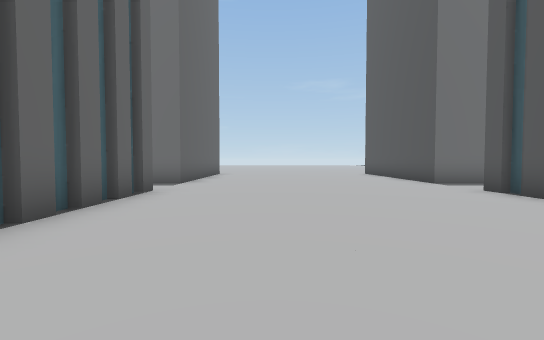
view 1 (above)

22 first-person views from a walk through a scene from a Unity 3-D project. The camera is 1.3 m above the floor, tilts 2° down and sees 90° across. The floor is counted in squares, 2 m on a side. Each view is taken from the middle of a square. On the plan, view 1 faces up. The plan holds only what a view shows up to about 9 squares ahead; the rest is blank. The place goes on beyond the plan. The player character is not drawn. Some animated figures are not drawn.

view 2
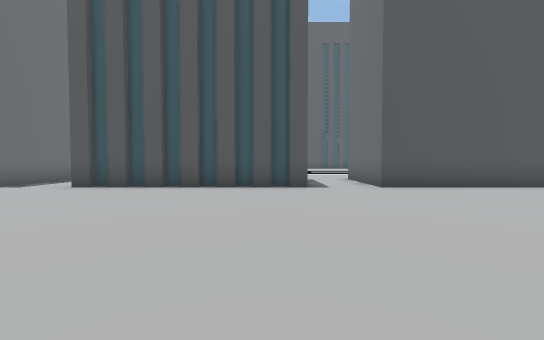

view 3
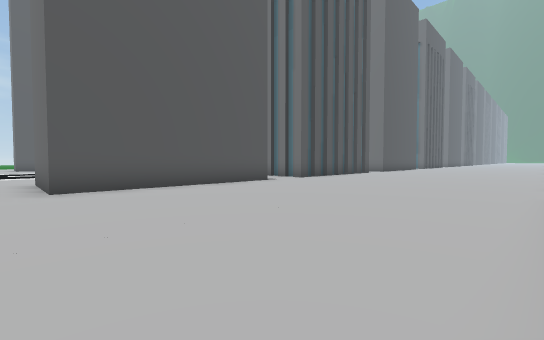

view 4
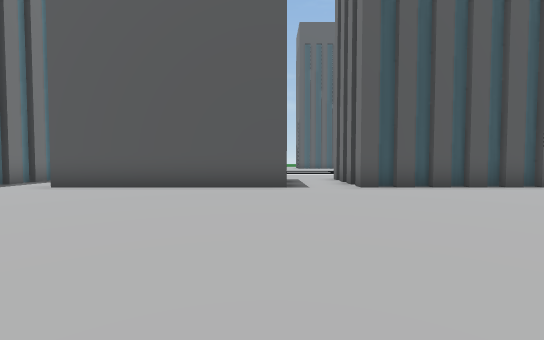

view 5
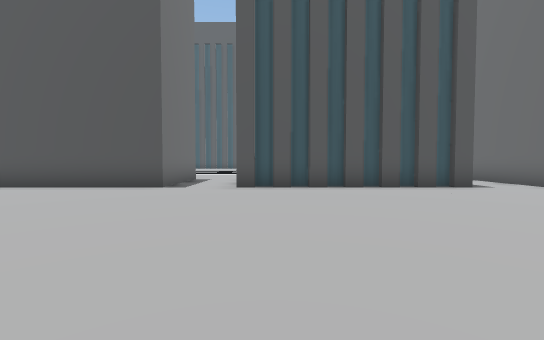

view 6
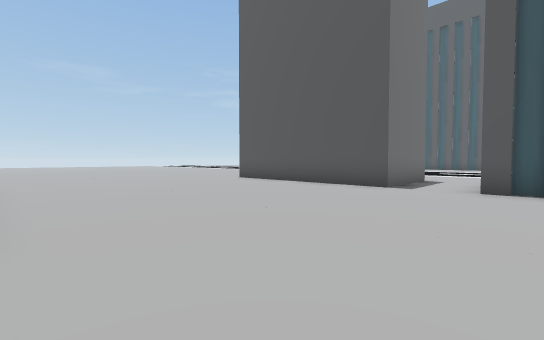

view 7
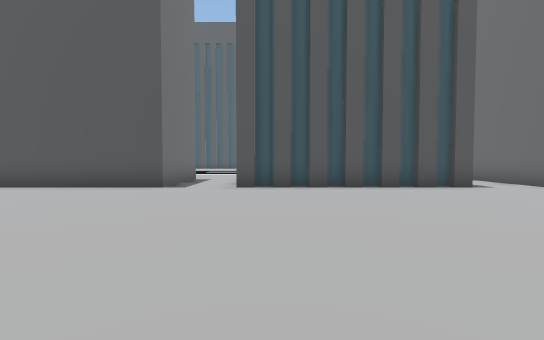

view 8
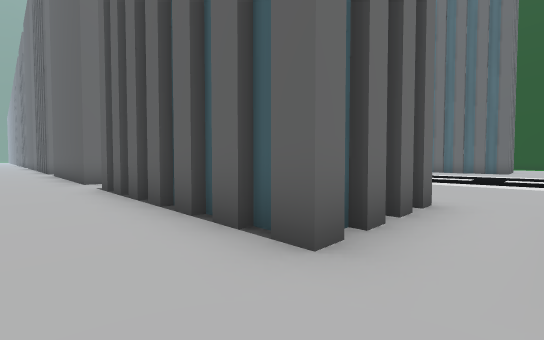

view 9
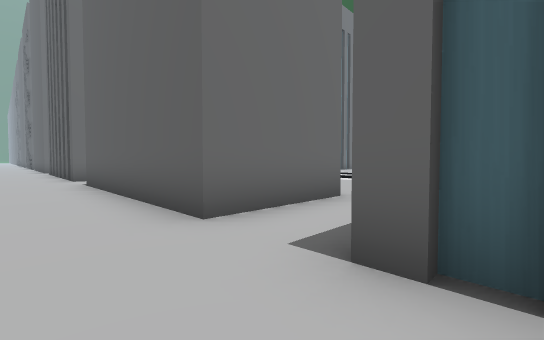

view 10
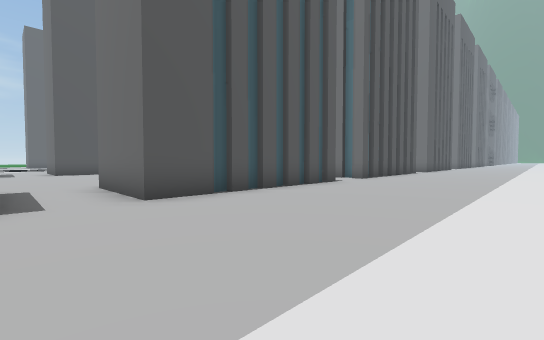

view 11
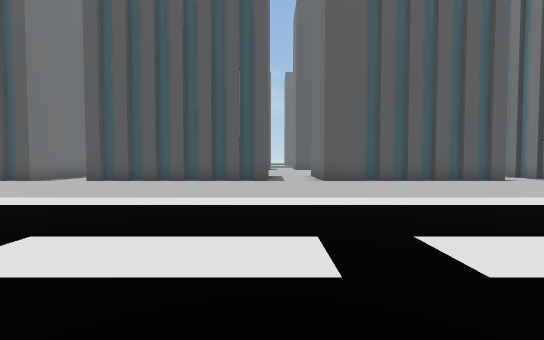

view 12
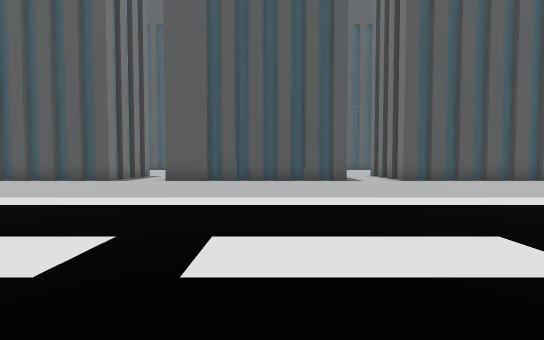

view 13
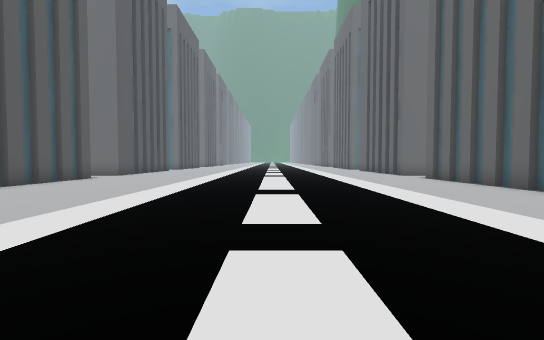

view 14
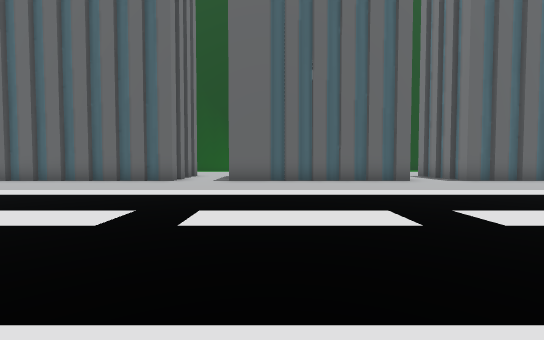

view 15
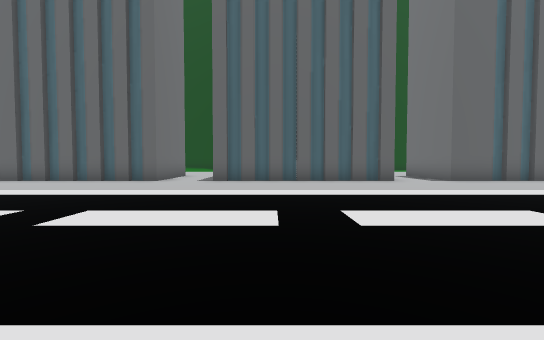

view 16
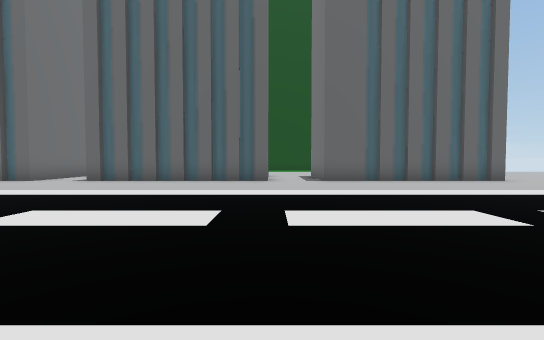

view 17
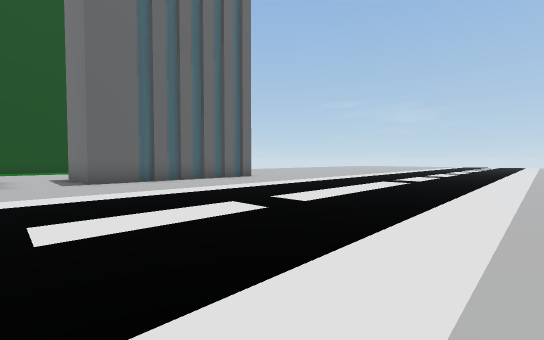

view 18
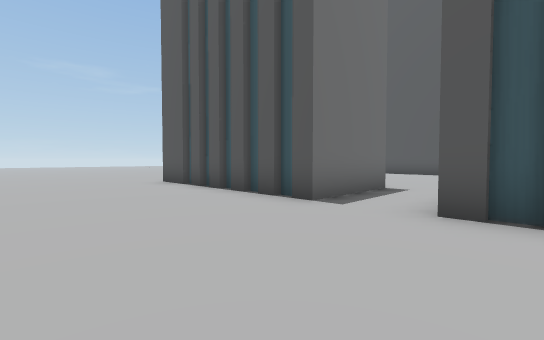

view 19
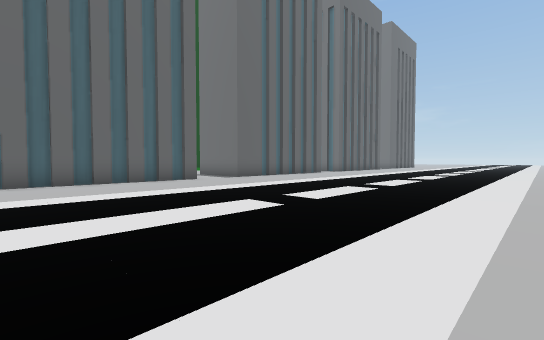

view 20
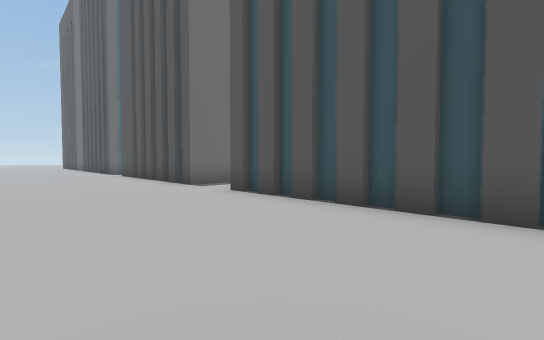

view 21
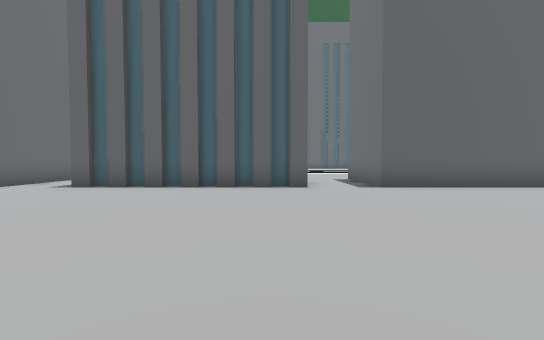

view 22
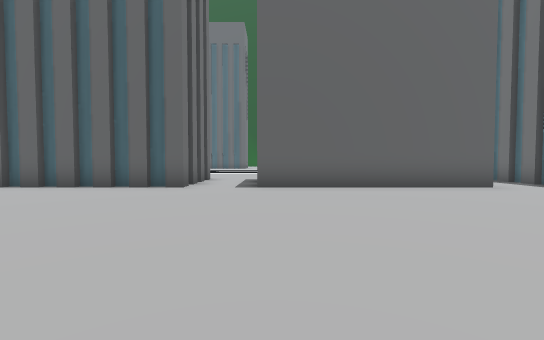

### Floor plan
Key: @ floor where view 1 was taken; # wall or solid block; . floor.
Columns run from 21 left of view 1 to 10 right of it. Each row starts with its distance up from view 1.
 11    #............#  .......#
 10    #...... .....#  .......#
  9    #...... .....###.......#
  8  ###...... .....###.......###
  7 ..............................
  6 ..............................
  5    #............###.......#
  4    #...... .....###.......#
  3    #...... .....###.......#
  2    #...... .....###.......#
  1    #...... .....###.......###
  0    ....... ..........@......
 -1    ....... .....................
 -2    #...... .....###.......###...
 -3    #............###.......#
 -4    #............###.......#
 -5    #............###.......#
 -6    #............###.......#
 -7    #............###.......###
 -8    ..........................
 -9    ..........................
-10    #............###.......###
-11    #............###.......#
-12    #............###.......#
-13    #............###.......#
-14    #............###... ...#

Where each view was taken, in squares from view 1:
view 1: 0 up, 0 right, facing up
view 2: 1 up, 2 left, facing right
view 3: 1 down, 2 left, facing down-right
view 4: 7 down, 2 left, facing right
view 5: 10 down, 2 left, facing right
view 6: 5 up, 2 left, facing up-right
view 7: 5 up, 2 left, facing right
view 8: 7 up, 1 left, facing down-left
view 9: 1 up, 1 left, facing down-left
view 10: 0 up, 10 left, facing down-right
view 11: 0 up, 14 left, facing right
view 12: 5 down, 14 left, facing right
view 13: 5 down, 12 left, facing down
view 14: 6 down, 9 left, facing left
view 15: 2 up, 9 left, facing left
view 16: 6 up, 9 left, facing left
view 17: 6 up, 9 left, facing up-left
view 18: 5 up, 9 left, facing up-right
view 19: 14 down, 9 left, facing up-left
view 20: 14 down, 9 left, facing up-right
view 21: 10 down, 4 right, facing left
view 22: 7 down, 4 right, facing left
